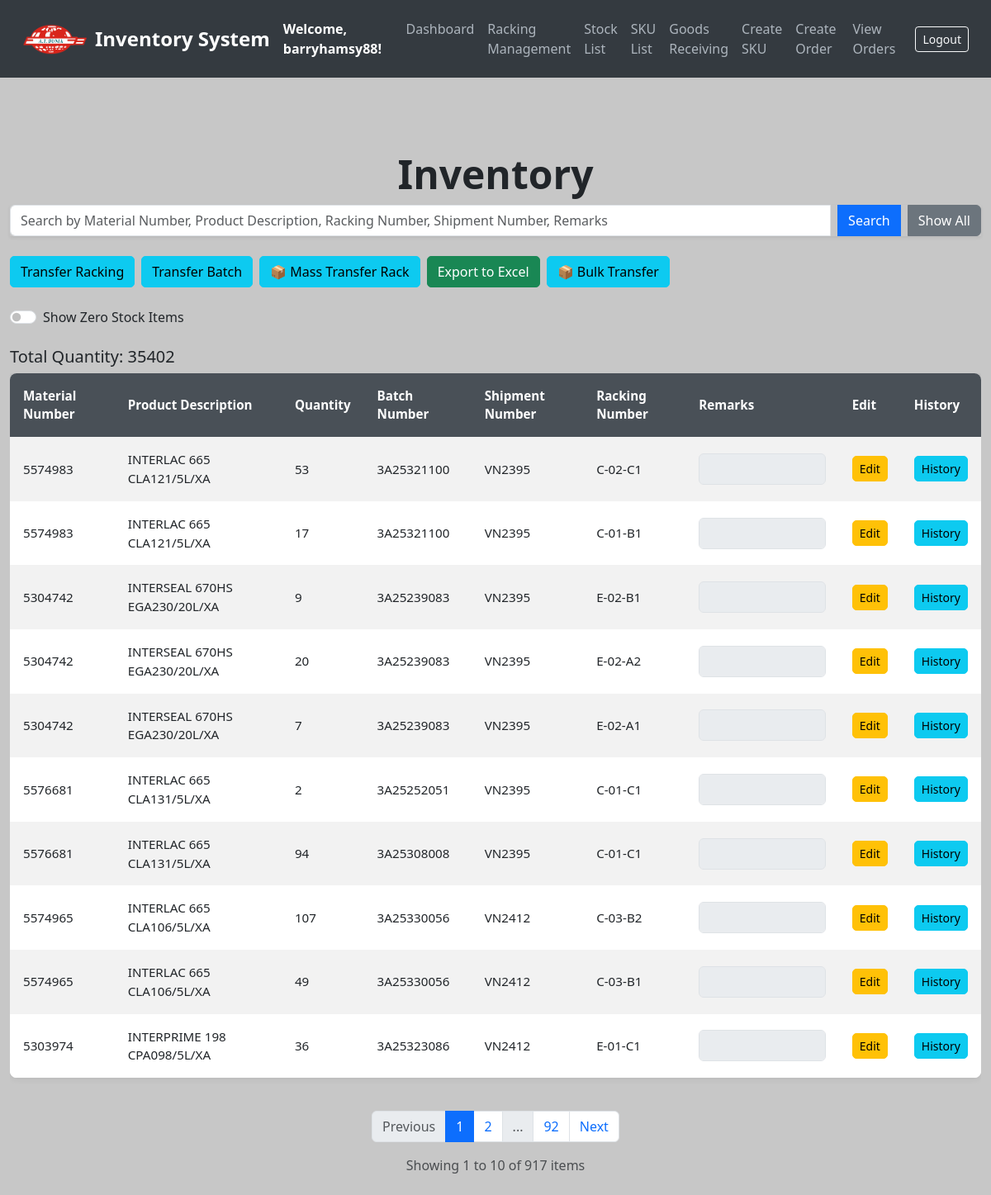
The app's page /stocks (signed in) with its own data.
### models.py (models this page shows, shortened)
class User(UserMixin, db.Model):
    __tablename__ = 'users'
    id = db.Column(db.Integer, primary_key=True)
    username = db.Column(db.String(80), unique=True, nullable=False)
    email = db.Column(db.String(120), unique=True, nullable=False)
    password = db.Column(db.String(200), nullable=False)  # Store hashed passwords
    date_created = db.Column(db.DateTime, default=get_local_time)
    last_login = db.Column(db.DateTime, nullable=True)
    is_active = db.Column(db.Boolean, default=True)  # For account activation/deactivation
    is_approved = db.Column(db.Boolean, default=False)
    is_admin = db.Column(db.Boolean, default=False)

class SKU(db.Model):
    __tablename__ = 'sku_list'
    id = db.Column(db.Integer, primary_key=True)
    material_number = db.Column(db.String(50), unique=True, nullable=False)
    product_description = db.Column(db.String(200), nullable=False)
    pack_size_id = db.Column(db.Integer, db.ForeignKey('pack_sizes.id'), nullable=False)
    weight = db.Column(db.Float, nullable=False)
    pack_size = db.relationship('PackSize', backref='skus', lazy=True)  # Establish relationship

class Stock(db.Model):
    __tablename__ = 'stock'
    id = db.Column(db.Integer, primary_key=True)
    sku_id = db.Column(db.Integer, db.ForeignKey('sku_list.id'), nullable=False)  # Foreign key reference to SKU
    sku = db.relationship('SKU', backref='stocks', lazy=True)  # Add relationship to SKU
    quantity = db.Column(db.Integer, default=0, nullable=False)
    batch_number = db.Column(db.String(100), nullable=True)
    shipment_number = db.Column(db.String(100), nullable=True)
    racking_number = db.Column(db.String(100), nullable=True)
    remarks = db.Column(db.String(255), nullable=True)
    timestamp = db.Column(db.DateTime, default=get_local_time)  # New timestamp column

### app.py (the view, shortened to what this page needs)
@app.route('/stocks', methods=['GET'])
@login_required
def list_stocks():
    page = request.args.get(get_page_parameter(), type=int, default=1)
    per_page = 10  # Number of items per page
    search_term = request.args.get('search', '').strip()
    show_zero_quantity = request.args.get('show_zero', 'false').lower() == 'true'
    query = Stock.query.join(SKU)
    if not show_zero_quantity:
        query = query.filter(Stock.quantity > 0)
    all_stocks = query.all()
    total_quantity = sum(s.quantity for s in all_stocks)
    grouped = defaultdict(list)
    for stock in all_stocks:
        key = (
            stock.sku.material_number,
            stock.sku.product_description,
            stock.batch_number,
            stock.racking_number,
            stock.shipment_number,
            stock.remarks
        )
        grouped[key].append(stock)
    combined_stocks = []
    for key, group in grouped.items():
        total_quantity_group = sum(s.quantity for s in group)
        first_id = group[0].id
        combined_stocks.append({
            'material_number': key[0],
            'product_description': key[1],
            'batch_number': key[2],
            'racking_number': key[3],
            'shipment_number': key[4],
            'remarks': key[5],
            'quantity': total_quantity_group,
            'id': first_id
        })
    total_items = len(combined_stocks)
    start = (page - 1) * per_page
    end = start + per_page
    paginated_stocks = combined_stocks[start:end]
    class SimplePagination:
        def __init__(self, page, per_page, total):
            self.page = page
            self.per_page = per_page
            self.total = total
            self.pages = (total + per_page - 1) // per_page  # Ceiling division
        @property
        def has_prev(self):
            return self.page > 1
        @property
        def has_next(self):
            return self.page < self.pages
        @property
        def next_num(self):
            return self.page + 1 if self.has_next else None
        def iter_pages(self, left_edge=2, left_current=2, right_current=3, right_edge=2):
            last = 0
            for num in range(1, self.pages + 1):
                if (num <= left_edge or
                    (num > self.page - left_current - 1 and num < self.page + right_current) or
                    num > self.pages - right_edge):
                    if last + 1 != num:
                        yield None  # Gap in page numbers
                    yield num
                    last = num
    pagination = SimplePagination(page=page, per_page=per_page, total=total_items)
    return render_template(
        'stock_list.html',
        stocks=paginated_stocks,
        pagination=pagination,
        search_term=search_term,
        total_quantity=total_quantity,
        show_zero_quantity=show_zero_quantity
    )

### app.py (called while the page is built)
@login_manager.user_loader
def load_user(user_id):
    return db.session.get(User, int(user_id))

### templates/stock_list.html (shortened to what this page needs)
<!DOCTYPE html>
<html lang="en">
<head>
    <link href="https://cdn.jsdelivr.net/npm/bootstrap@5.3.0/dist/css/bootstrap.min.css" rel="stylesheet">
</head>
<body>
<nav class="navbar navbar-expand-lg navbar-dark">
    <div class="container-fluid">
        <img src="{{ url_for('static', filename='logo_.png') }}" alt="Logo" width="80" height="40" class="me-2">
        <a class="navbar-brand" href="/">Inventory System</a>
        <strong class="text-white">Welcome, {{ current_user.username }}!</strong>
        <div class="collapse navbar-collapse" id="navbarNav">
            <ul class="navbar-nav ms-auto">
                <li class="nav-item"><a class="nav-link" href="/dashboard">Dashboard</a></li>
                <li class="nav-item"><a class="nav-link" href="/create_racking">Racking Management</a></li>
                <li class="nav-item"><a class="nav-link" href="/stocks">Stock List</a></li>
                <li class="nav-item"><a class="nav-link" href="/sku-list">SKU List</a></li>
                <li class="nav-item"><a class="nav-link" href="/create-stock">Goods Receiving</a></li>
                <li class="nav-item"><a class="nav-link" href="/add-sku">Create SKU</a></li>
                <li class="nav-item"><a class="nav-link" href="/create-order">Create Order</a></li>
                <li class="nav-item"><a class="nav-link" href="/orders">View Orders</a></li>
            </ul>
            <form class="d-flex ms-3" action="{{ url_for('logout') }}" method="POST">
                <button class="btn btn-sm btn-outline-light" type="submit">Logout</button>
            </form>
        </div>
    </div>
</nav>
<div class="container mt-5">
    <h2 class="text-center">Inventory</h2>
    <form method="GET" action="/stocks" class="mb-4">
        <div class="input-group shadow-sm">
            <input type="text" id="search_input" name="search" value="{{ search_term }}" class="form-control" placeholder="Search by Material Number, Product Description, Racking Number, Shipment Number, Remarks">
            <button id="search_btn" type="submit" class="btn btn-primary ms-2">Search</button>
            <a href="/stocks" class="btn btn-secondary ms-2">Show All</a>
        </div>
    </form>
<div class="d-flex gap-2 mb-4">
    <a href="/transfer-stock" class="btn btn-info">Transfer Racking</a>
    <a href="/transfer-batch" class="btn btn-info">Transfer Batch</a>
    <a class="btn btn-info" href="/mass-transfer-rack">📦 Mass Transfer Rack</a>
    <form action="/export-stocks/excel" method="GET" class="d-inline-block">
        <button type="submit" class="btn btn-success">Export to Excel</button>
    </form>
    <a class="btn btn-info" href="/bulk-transfer-racking">📦 Bulk Transfer</a>
</div>
<div class="form-check form-switch mb-4">
    <input class="form-check-input" type="checkbox" id="show_zero_stock" {% if show_zero_quantity %}checked{% endif %}>
    <label class="form-check-label" for="show_zero_stock">Show Zero Stock Items</label>
</div>
    <div class="mt-3">
        <h5>Total Quantity: {{ total_quantity }}</h5>
    </div>
<div class="table-responsive">
    <table id="stock_table" class="table table-borderless table-striped align-middle">
        <thead class="table-dark">
            <tr>
                <th>Material Number</th>
                <th>Product Description</th>
                <th>Quantity</th>
                <th>Batch Number</th>
                <th>Shipment Number</th>
                <th>Racking Number</th>
                <th>Remarks</th>
                <th>Edit</th>
                <th>History</th>
            </tr>
        </thead>
        <tbody id="stock_body">
            {% for stock in stocks %}
            <tr class="stock-row {% if stock.quantity == 0 %}zero-quantity{% endif %}">
                <td>{{ stock.material_number }}</td>
                <td>{{ stock.product_description }}</td>
                <td>{{ stock.quantity }}</td>
                <td>{{ stock.batch_number }}</td>
                <td>{{ stock.shipment_number }}</td>
                <td>{{ stock.racking_number }}</td>
                <td>
                    <input type="text" value="{{ stock.remarks }}" class="form-control remarks-input" data-stock-id="{{ stock.id }}" disabled>
                </td>
                <td>
                    <button class="btn btn-sm btn-warning edit-btn" data-stock-id="{{ stock.id }}">Edit</button>
                </td>
                <td>
                    <a href="/stock-history/{{ stock.id }}" class="btn btn-info btn-sm">History</a>
                </td>
            </tr>
            {% endfor %}
        </tbody>
    </table>
</div>
<nav aria-label="Stock list pagination" class="mt-4">
    <ul class="pagination justify-content-center">
        {% if pagination.has_prev %}
        <li class="page-item">
            <a class="page-link" href="{{ url_for('list_stocks', page=pagination.prev_num, search=search_term, show_zero='true' if show_zero_quantity else 'false') }}">
                Previous
            </a>
        </li>
        {% else %}
        <li class="page-item disabled">
            <span class="page-link">Previous</span>
        </li>
        {% endif %}
        {% for page_num in pagination.iter_pages(left_edge=1, right_edge=1, left_current=2, right_current=2) %}
            {% if page_num %}
                {% if page_num == pagination.page %}
                <li class="page-item active">
                    <span class="page-link">{{ page_num }}</span>
                </li>
                {% else %}
                <li class="page-item">
                    <a class="page-link" href="{{ url_for('list_stocks', page=page_num, search=search_term, show_zero='true' if show_zero_quantity else 'false') }}">
                        {{ page_num }}
                    </a>
                </li>
                {% endif %}
            {% else %}
                <li class="page-item disabled">
                    <span class="page-link">...</span>
                </li>
            {% endif %}
        {% endfor %}
        {% if pagination.has_next %}
        <li class="page-item">
            <a class="page-link" href="{{ url_for('list_stocks', page=pagination.next_num, search=search_term, show_zero='true' if show_zero_quantity else 'false') }}">
                Next
            </a>
        </li>
        {% else %}
        <li class="page-item disabled">
            <span class="page-link">Next</span>
        </li>
        {% endif %}
    </ul>
</nav>
<div class="text-center text-muted mb-4">
    Showing {{ ((pagination.page - 1) * pagination.per_page + 1) }} to
    {{ [pagination.page * pagination.per_page, pagination.total]|min }}
    of {{ pagination.total }} items
</div>
</div>
</body>
</html>

### templates/stock_list.html (style rules this page uses)
body { background-color: #C7C7C7; color: #212529; }
.navbar { background-color: #343a40; padding: 15px; }
.navbar-brand { font-weight: bold; color: #fff; font-size: 1.5rem; }
.nav-link { color: #adb5bd; font-weight: 500; }
.container { max-width: 1200px; padding-top: 40px; }
.table { background-color: #fff; border-radius: 8px; overflow: hidden; box-shadow: 0px 0px 10px rgba(0, 0, 0, 0.1); }
.table th, .table td { vertical-align: middle; font-size: 0.95rem; padding: 1rem; }
.table th { background-color: #495057; color: #fff; }
.table-striped tbody tr:nth-of-type(odd) { background-color: #f8f9fa; }
.btn-primary, .btn-success, .btn-danger { border-radius: 5px; transition: all 0.3s ease; }
h2 { font-size: 3rem; font-weight: bold; }
.btn-info, .btn-success, .btn-danger { border-radius: 5px; transition: all 0.3s ease; }
.btn-warning, .btn-success, .btn-danger { border-radius: 5px; transition: all 0.3s ease; }

### records on screen
User: username "barryhamsy88"
SKU: material_number "5574983" "5574983", product_description "INTERLAC 665 CLA121/5L/XA" "INTERLAC 665 CLA121/5L/XA"
Stock: batch_number "3A25321100", shipment_number "VN2395", racking_number "C-02-C1"
Stock: batch_number "3A25321100", shipment_number "VN2395", racking_number "C-01-B1"
SKU: material_number "5304742" "5304742" "5304742", product_description "INTERSEAL 670HS EGA230/20L/XA" "INTERSEAL 670HS EGA230/20L/XA" "INTERSEAL 670HS EGA230/20L/XA"
Stock: batch_number "3A25239083", shipment_number "VN2395", racking_number "E-02-B1"
Stock: batch_number "3A25239083", shipment_number "VN2395", racking_number "E-02-A2"
Stock: batch_number "3A25239083", shipment_number "VN2395", racking_number "E-02-A1"
SKU: material_number "5576681" "5576681", product_description "INTERLAC 665 CLA131/5L/XA" "INTERLAC 665 CLA131/5L/XA"
Stock: batch_number "3A25252051", shipment_number "VN2395", racking_number "C-01-C1"
Stock: batch_number "3A25308008", shipment_number "VN2395", racking_number "C-01-C1"
SKU: material_number "5574965" "5574965", product_description "INTERLAC 665 CLA106/5L/XA" "INTERLAC 665 CLA106/5L/XA"
Stock: batch_number "3A25330056", shipment_number "VN2412", racking_number "C-03-B2"
Stock: batch_number "3A25330056", shipment_number "VN2412", racking_number "C-03-B1"
SKU: material_number "5303974", product_description "INTERPRIME 198 CPA098/5L/XA"
Stock: batch_number "3A25323086", shipment_number "VN2412", racking_number "E-01-C1"

### other values on screen
{{ total_quantity }} "35402"
{{ stock.quantity }} "53" "17" "9" "20" "7" "2" "94" "107" "49" "36"
{{ page_num }} "1"
{{ page_num }} "2" "92"
{{ ((pagination.page - 1) * pagination.per_page + 1) }} "1"
{{ [pagination.page * pagination.per_page, pagination.total]|min }} "10"
{{ pagination.total }} "917"
